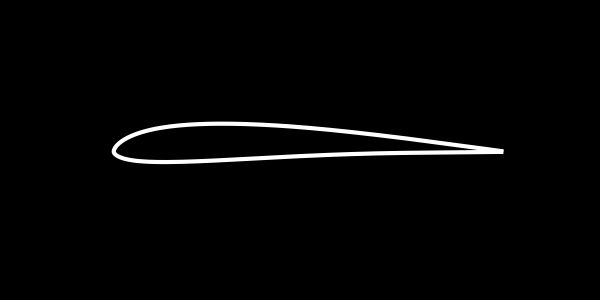
#> input picture VIT_Airfoil_Encoder/data/convert_images/ag04.png, 600 x 300 px; its folder holds only this picture in this run
$ python get_airfoil_map.py
#> lines starting #> are read from the running program, lines starting #| are printed output that depends on the picture
#!/usr/bin/python3.6
# -*- coding: utf-8 -*-
# @Time    : 2022/7/3 下午4:54
# @Author  : zuokuijun
# @Email   : zuokuijun13@163.com
# @File    : get_airfoil_map.py
# @Software: PyCharm
import os
import matplotlib.pyplot as plt
from PIL import Image


# 获取翼型图像三通道的热力图
def get_airfoil_map(file_path):
#> called with file_path = 'data/convert_images/'
    files = os.listdir(file_path)
    print("files size is {}".format(len(files)))
    for i in range(len(files)):
        print("The precessing is {}".format(i))
        file = os.path.join(file_path, files[i])  # 获取机翼图像的路径
        img = Image.open(file)
#> img is the input picture: PIL image 600x300 L; min 0, max 255, mean 4.6
        plt.imshow(img)
        plt.axis("off")
        plt.margins(0, 0)
        ## 将机翼图像按照热力图的形式进行保存
        plt.savefig("./data/airfoil_map/{}".format(files[i]),  bbox_inches='tight', pad_inches=0.0)
        plt.close()
        # plt.show()
        # #
        # ## 将保存的机翼图像转换为RGB 3通道格式
        RGB_mode = Image.open("./data/airfoil_map/{}".format(files[i]))
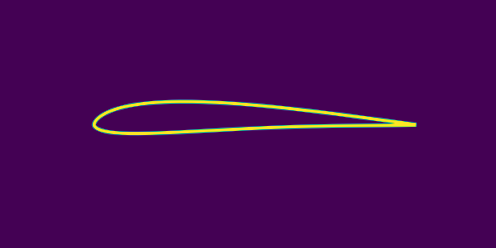
#> RGB_mode: PIL image 496x248 RGBA; mean R, G, B, A 70.3, 5.5, 83.8, 255
        RGB_mode = RGB_mode.convert('RGB')
#> RGB_mode: PIL image 496x248 RGB
        RGB_mode.save("./data/airfoil_map/{}".format(files[i]))


if __name__ == '__main__':
    dir = "data/convert_images/"
    get_airfoil_map(dir)

$ run again, on VIT_Airfoil_Encoder/data/convert_images/atr72sm.png
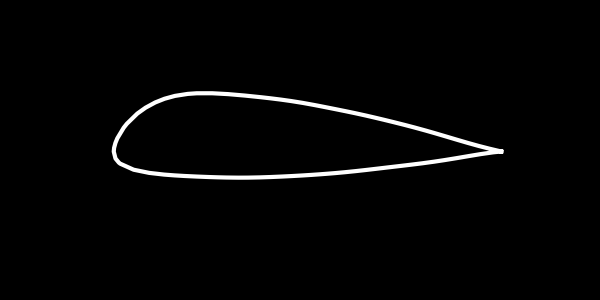
#> input picture VIT_Airfoil_Encoder/data/convert_images/atr72sm.png, 600 x 300 px
#> in get_airfoil_map, img is the input picture: PIL image 600x300 L; min 0, max 255, mean 4.8
#> in get_airfoil_map, `RGB_mode = Image.open("./data/airfoil_map/{}".format(files[i]))`:
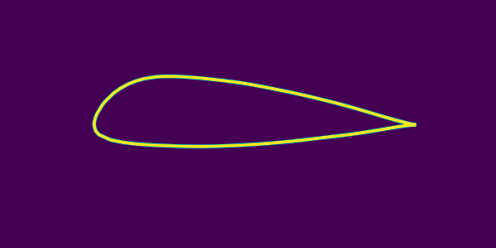
#> RGB_mode: PIL image 496x248 RGBA; mean R, G, B, A 70.3, 5.7, 83.8, 255
